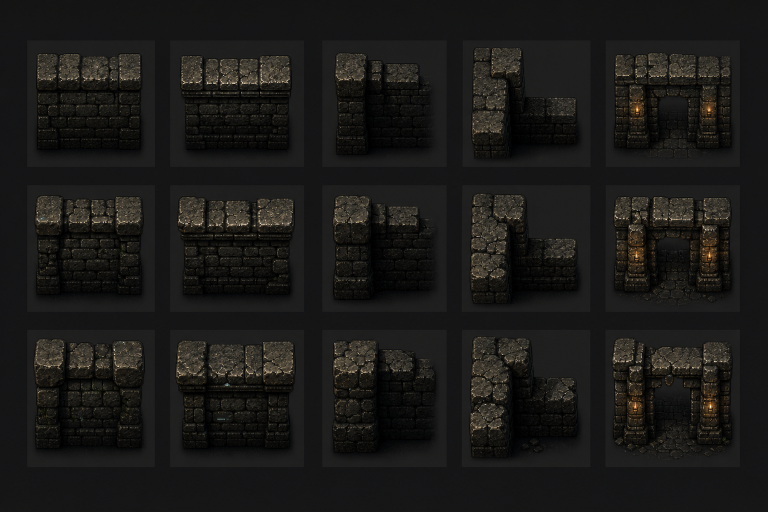
#> input picture UI/review/dark-uiux-pr08-exploration/wall-resource-family-decision/generated-wall-family-candidates/pr08-wall-family-imagegen-source-board.png, 1536 x 1024 px (shown at 1/2 size)
$ python build_wall_candidate_previews.py
#> lines starting #> are read from the running program, lines starting #| are printed output that depends on the picture
#!/usr/bin/env python3
"""Build PR-08 wall-family exploration slices and previews.

This script is intentionally scoped to UI/review evidence. It does not mutate
sheet-plan, manifests, runtime resources, or production Kotlin.
"""

from __future__ import annotations

from pathlib import Path

from PIL import Image, ImageDraw, ImageFont, ImageStat


ROOT = Path(__file__).resolve().parents[5]
WORK_DIR = Path("UI/review/dark-uiux-pr08-exploration/wall-resource-family-decision/generated-wall-family-candidates")
SOURCE = WORK_DIR / "pr08-wall-family-imagegen-source-board.png"
OUT_DIR = WORK_DIR / "slices"
CONTACT = WORK_DIR / "pr08-wall-family-candidate-contact-board.png"
ROOM_PREVIEW = WORK_DIR / "pr08-wall-family-candidate-runtime-room-preview.png"
CURRENT_WALL = Path("client/src/main/resources/dark-v1/tiles/tileset_ruins_wall_01.png")
FLOOR_KEYS = [
    Path("client/src/main/resources/dark-v1/tiles/tileset_ruins_ground_01.png"),
    Path("client/src/main/resources/dark-v1/tiles/tileset_ruins_ground_01_variant_1.png"),
    Path("client/src/main/resources/dark-v1/tiles/tileset_ruins_ground_01_variant_2.png"),
    Path("client/src/main/resources/dark-v1/tiles/tileset_ruins_ground_01_variant_3.png"),
]

PIECES = ["base", "crown", "side", "corner", "door_contact"]
ROWS = ["conservative", "material_depth", "strong_style"]


def crop_boxes(image: Image.Image) -> list[list[tuple[int, int, int, int]]]:
    width, height = image.size
    margin_x = int(width * 0.035)
    margin_y = int(height * 0.080)
    gap_x = int(width * 0.020)
    gap_y = int(height * 0.036)
    cell_w = int((width - margin_x * 2 - gap_x * 4) / 5)
    cell_h = int((height - margin_y * 2 - gap_y * 2) / 3)
    boxes: list[list[tuple[int, int, int, int]]] = []
    for row in range(3):
        row_boxes = []
        for col in range(5):
            left = margin_x + col * (cell_w + gap_x)
            top = margin_y + row * (cell_h + gap_y)
            row_boxes.append((left, top, left + cell_w, top + cell_h))
        boxes.append(row_boxes)
    return boxes


def tight_square(panel: Image.Image) -> Image.Image:
    rgba = panel.convert("RGBA")
    gray = rgba.convert("L")
    stat = ImageStat.Stat(gray.crop((0, 0, min(18, gray.width), min(18, gray.height))))
    bg = stat.mean[0]
    mask = Image.new("L", gray.size, 0)
    src = gray.load()
    dst = mask.load()
    for y in range(gray.height):
        for x in range(gray.width):
            value = src[x, y]
            if value > bg + 18 or value > 58:
                dst[x, y] = 255
    bbox = mask.getbbox()
    if bbox is None:
        bbox = (0, 0, rgba.width, rgba.height)
    left, top, right, bottom = bbox
    pad = 18
    left = max(0, left - pad)
    top = max(0, top - pad)
    right = min(rgba.width, right + pad)
    bottom = min(rgba.height, bottom + pad)
    crop = rgba.crop((left, top, right, bottom))
    size = max(crop.width, crop.height)
    square = Image.new("RGBA", (size, size), (5, 7, 10, 255))
    square.alpha_composite(crop, ((size - crop.width) // 2, (size - crop.height) // 2))
    return square.resize((128, 128), Image.Resampling.LANCZOS)


def save_slices(source: Image.Image) -> dict[str, dict[str, Image.Image]]:
    OUT_DIR.mkdir(parents=True, exist_ok=True)
    slices: dict[str, dict[str, Image.Image]] = {}
    for row_name, row_boxes in zip(ROWS, crop_boxes(source), strict=True):
        slices[row_name] = {}
        for piece_name, box in zip(PIECES, row_boxes, strict=True):
            tile = tight_square(source.crop(box))
            output = OUT_DIR / f"wall_{row_name}_{piece_name}.png"
            tile.save(ROOT / output)
            slices[row_name][piece_name] = tile
    return slices


def draw_contact(slices: dict[str, dict[str, Image.Image]]) -> None:
    font = ImageFont.load_default()
    cell = 128
    label_h = 24
    gap = 12
    width = gap + 6 * (cell + gap)
    height = gap + 4 * (cell + label_h + gap)
    board = Image.new("RGBA", (width, height), (5, 7, 10, 255))
    draw = ImageDraw.Draw(board)
    headers = ["current"] + PIECES
    for col, header in enumerate(headers):
        x = gap + col * (cell + gap)
        draw.text((x + 4, gap + 4), header, fill=(231, 225, 211, 255), font=font)
    current = Image.open(ROOT / CURRENT_WALL).convert("RGBA").resize((128, 128), Image.Resampling.LANCZOS)
    for row_index, row_name in enumerate(["current"] + ROWS):
        y = gap + (row_index + 1) * (cell + label_h + gap) - cell
        draw.text((gap + 4, y - label_h + 6), row_name, fill=(217, 154, 43, 255), font=font)
        if row_name == "current":
            board.alpha_composite(current, (gap, y))
            continue
        for col, piece_name in enumerate(PIECES, start=1):
            x = gap + col * (cell + gap)
            board.alpha_composite(slices[row_name][piece_name], (x, y))
    board.save(ROOT / CONTACT)


def floor_tile(index: int, size: int) -> Image.Image:
    path = FLOOR_KEYS[index % len(FLOOR_KEYS)]
    return Image.open(ROOT / path).convert("RGBA").resize((size, size), Image.Resampling.LANCZOS)


# [44 lines left out: functions render_room_row, draw_room_preview, not called in this run]


def main() -> int:
    source = Image.open(ROOT / SOURCE).convert("RGBA")
    slices = save_slices(source)
#> in crop_boxes, `width, height = image.size`: width = 1536; height = 1024
#> in crop_boxes, `margin_x = int(width * 0.035)`: margin_x = 53
#> in crop_boxes, `margin_y = int(height * 0.080)`: margin_y = 81
#> in crop_boxes, `gap_x = int(width * 0.020)`: gap_x = 30
#> in crop_boxes, `gap_y = int(height * 0.036)`: gap_y = 36
#> in crop_boxes, `cell_w = int((width - margin_x * 2 - gap_x * 4) / 5)`: cell_w = 262
#> in crop_boxes, `cell_h = int((height - margin_y * 2 - gap_y * 2) / 3)`: cell_h = 263
#> the loop in save_slices, `for row_name, row_boxes in zip(ROWS, crop_boxes(source), strict=True):` made 3 passes
#> row_name on passes 1 to 3: 'conservative', 'material_depth', 'strong_style'
#> pass 1, in tight_square, `rgba = panel.convert("RGBA")`:
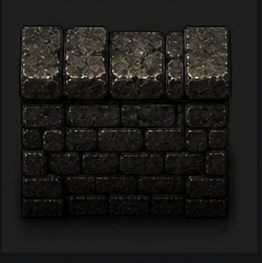
#> rgba: PIL image 262x263 RGBA; mean R, G, B, A 28.7, 27.8, 25.1, 255
#> pass 1, in tight_square, `crop = rgba.crop((left, top, right, bottom))`:
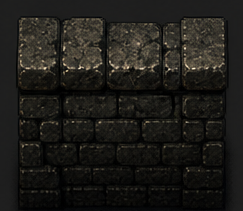
#> crop: PIL image 243x211 RGBA; mean R, G, B, A 29.8, 28.5, 24.9, 255
#> after the loop in save_slices, `for row_name, row_boxes in zip(ROWS, crop_boxes(source), strict=True):`:
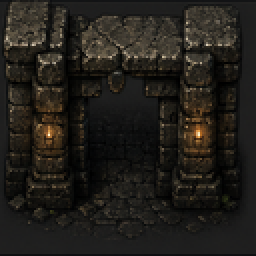
#> tile: PIL image 128x128 RGBA (shown 2 times larger); mean R, G, B, A 33.7, 30.9, 25.9, 255
#> after the loop in save_slices, `for row_name, row_boxes in zip(ROWS, crop_boxes(source), strict=True):`: slices = 3 items
#> slices = 3 items
    draw_contact(slices)
#> in draw_contact, `board = Image.new("RGBA", (width, height), (5, 7, 10, 255))`:
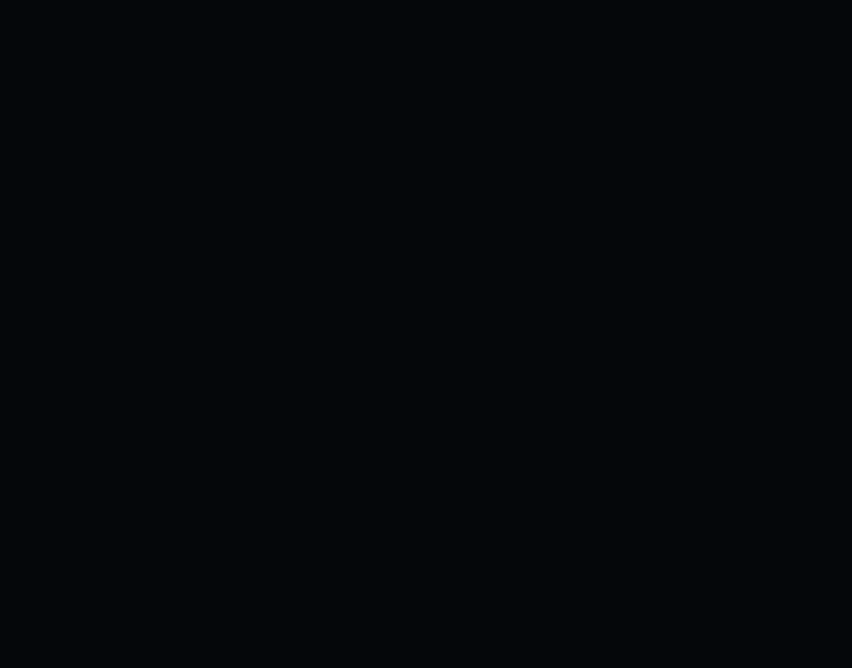
#> board: PIL image 852x668 RGBA; mean R, G, B, A 5, 7, 10, 255
    draw_room_preview(slices)
    print(f"wrote {OUT_DIR}")
    print(f"wrote {CONTACT}")
    print(f"wrote {ROOM_PREVIEW}")
    return 0


if __name__ == "__main__":
#> (the run stopped early here; a loop or call above may not have finished)

$ run again, with UI/review/dark-uiux-pr08-exploration/wall-resource-family-decision/generated-wall-family-candidates/slices/wall_conservative_base.png copied over UI/review/dark-uiux-pr08-exploration/wall-resource-family-decision/generated-wall-family-candidates/pr08-wall-family-imagegen-source-board.png
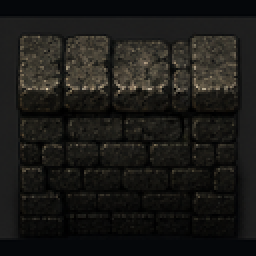
#> input picture UI/review/dark-uiux-pr08-exploration/wall-resource-family-decision/generated-wall-family-candidates/slices/wall_conservative_base.png, 128 x 128 px (shown 2 times larger)
#> in main, source is the input picture: PIL image 128x128 RGBA; mean R, G, B, A 26.5, 25.7, 22.9, 255
#> width = 128
#> margin_x = 4
#> margin_y = 10
#> gap_x = 2
#> gap_y = 4
#> cell_w = 22
#> cell_h = 33
#> the loop in save_slices, `for row_name, row_boxes in zip(ROWS, crop_boxes(source), strict=True):` made 3 passes
#> row_name on passes 1 to 3: 'conservative', 'material_depth', 'strong_style'
#> pass 1, in tight_square, `rgba = panel.convert("RGBA")`:
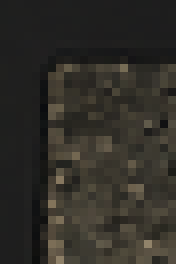
#> rgba: PIL image 22x33 RGBA (shown 8 times larger); mean R, G, B, A 48.1, 45.7, 39.9, 255
#> after the loop in save_slices, `for row_name, row_boxes in zip(ROWS, crop_boxes(source), strict=True):`:
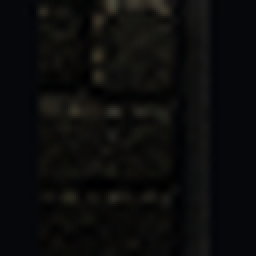
#> tile: PIL image 128x128 RGBA (shown 2 times larger); mean R, G, B, A 11.4, 11.8, 11.7, 255
#> after the loop in save_slices, `for row_name, row_boxes in zip(ROWS, crop_boxes(source), strict=True):`: slices = 3 items
